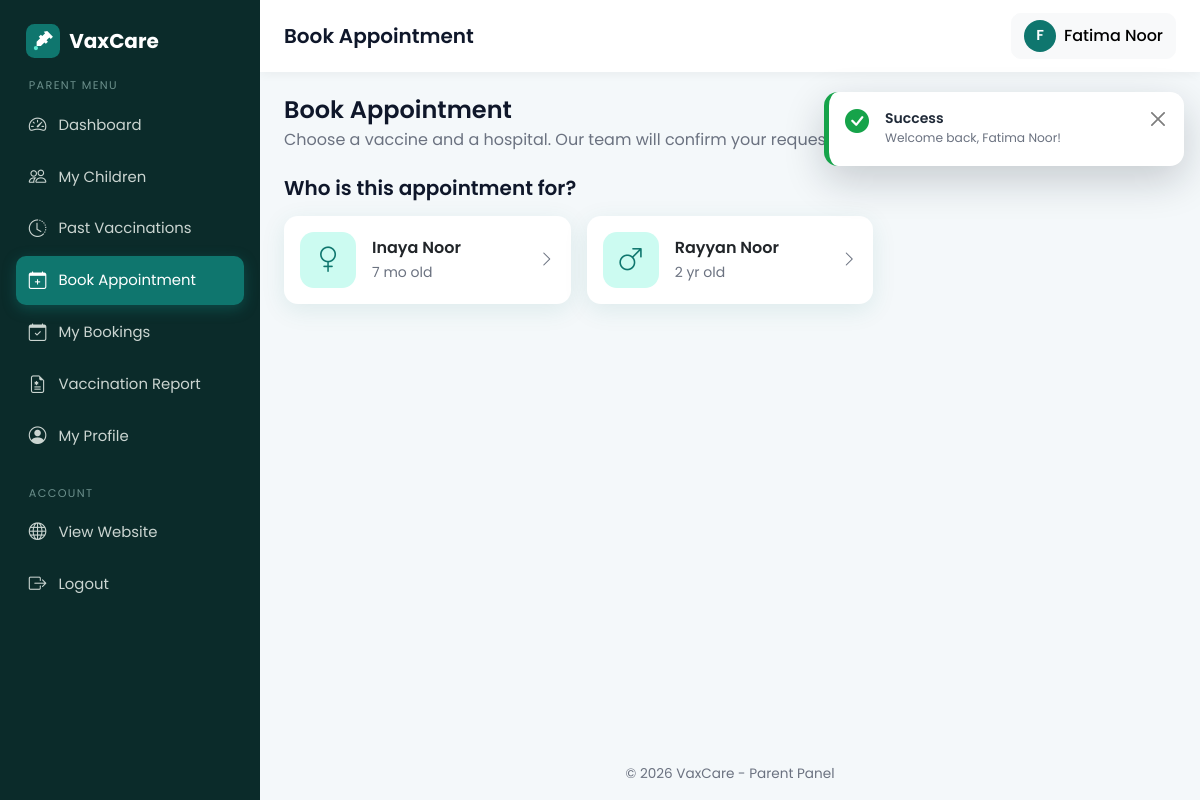
/parent/book_hospital.php (signed in), run on the app's committed database.
### tables this page shows
CREATE TABLE children (
  id INT AUTO_INCREMENT PRIMARY KEY,
  parent_id INT NOT NULL,
  name VARCHAR(100) NOT NULL,
  dob DATE NOT NULL,
  gender ENUM('male','female') NOT NULL,
  blood_group VARCHAR(5),
  created_at TIMESTAMP DEFAULT CURRENT_TIMESTAMP,
  FOREIGN KEY (parent_id) REFERENCES users(id) ON DELETE CASCADE
);

### parent/book_hospital.php (the view, shortened to what this page needs)
<?php
require_once __DIR__ . '/../config/db.php';
$parentId   = (int)$_SESSION['user_id'];
$stmt = $pdo->prepare('SELECT * FROM children WHERE parent_id = ? ORDER BY dob DESC, id DESC');
$stmt->execute([$parentId]);
$children = $stmt->fetchAll();
$child   = null;
require_once __DIR__ . '/../includes/parent_header.php';
?>
<div class="mb-4">
  <h4 class="mb-1">Book Appointment</h4>
  <p class="text-muted mb-0">Choose a vaccine and a hospital. Our team will confirm your request.</p>
</div>
<?php if (!$children): ?>
  <div class="card">
    <div class="card-body p-5 text-center">
      <div class="icon-box mx-auto mb-3"><i class="bi bi-person-hearts"></i></div>
      <h5>Add a child first</h5>
      <p class="text-muted mb-3">You need to add your child's details before booking.</p>
      <a href="<?= BASE_URL ?>/parent/child_form.php" class="btn btn-primary">Add Child</a>
    </div>
  </div>
<?php elseif (!$child): ?>
  <h5 class="mb-3">Who is this appointment for?</h5>
  <div class="row g-3">
    <?php foreach ($children as $c): ?>
      <div class="col-md-6 col-xl-4">
        <a href="?child=<?= (int)$c['id'] ?>" class="text-decoration-none">
          <div class="card card-hover p-3 d-flex flex-row align-items-center gap-3">
            <div class="icon-box flex-shrink-0"><i class="bi bi-gender-<?= $c['gender'] === 'male' ? 'male' : 'female' ?>"></i></div>
            <div class="min-w-0">
              <div class="fw-semibold text-dark text-truncate"><?= e($c['name']) ?></div>
              <small class="text-muted"><?= e(child_age($c['dob'])) ?> old</small>
            </div>
            <i class="bi bi-chevron-right ms-auto text-muted"></i>
          </div>
        </a>
      </div>
    <?php endforeach; ?>
  </div>
<?php endif; ?>
<?php require_once __DIR__ . '/../includes/parent_footer.php'; ?>

### assets/css/style.css (style rules this page uses)
:root { --brand: #0f766e; --brand-dark: #115e59; --brand-light: #ccfbf1; --accent: #2563eb; --bg: #f4f8fa; --text: #1f2937; --muted: #6b7280; --radius: 14px; --shadow: 0 6px 24px rgba(15, 118, 110, 0.10); --bs-primary: #0f766e; --bs-primary-rgb: 15, 118, 110; --bs-link-color: #0f766e; --bs-link-hover-color: #115e59; --bs-body-font-family: 'Poppins', system-ui, sans-serif; --bs-body-color: var(--text); }
html { scroll-behavior: smooth; }
body { font-family: 'Poppins', system-ui, sans-serif; background: var(--bg); color: var(--text); min-height: 100vh; display: flex; flex-direction: column; }
h1, h2, h3, h4, h5, h6 { font-weight: 600; color: #0f172a; }
.text-muted { color: var(--muted) !important; }
.card { border: 0; border-radius: var(--radius); box-shadow: var(--shadow); }
.card-hover { transition: transform .25s ease, box-shadow .25s ease; }
.icon-box { width: 56px; height: 56px; border-radius: 14px; display: inline-flex; align-items: center; justify-content: center; background: var(--brand-light); color: var(--brand); font-size: 1.6rem; }
body.admin-body { display: block; background: var(--bg); }
:root { --bs-primary-bg-subtle: #ccfbf1; --bs-primary-text-emphasis: #0f766e; }
.min-w-0 { min-width: 0; }
html { scroll-padding-top: 80px; }

### data on the page
children: name "Inaya Noor", dob "7 mo"
children: name "Rayyan Noor", dob "2 yr"

### other printed values
APP_NAME "VaxCare"
$label "Dashboard"
$label "My Children"
$label "Past Vaccinations"
$label "Book Appointment"
$label "My Bookings"
$label "Vaccination Report"
$label "My Profile"
$pageTitle "Book Appointment"
mb_strtoupper(mb_substr($_SESSION['name'] ?? 'P', 0, 1)) "F"
$_SESSION['name'] "Fatima Noor"
$title "Success"
$flash['message'] "Welcome back, Fatima Noor!"
